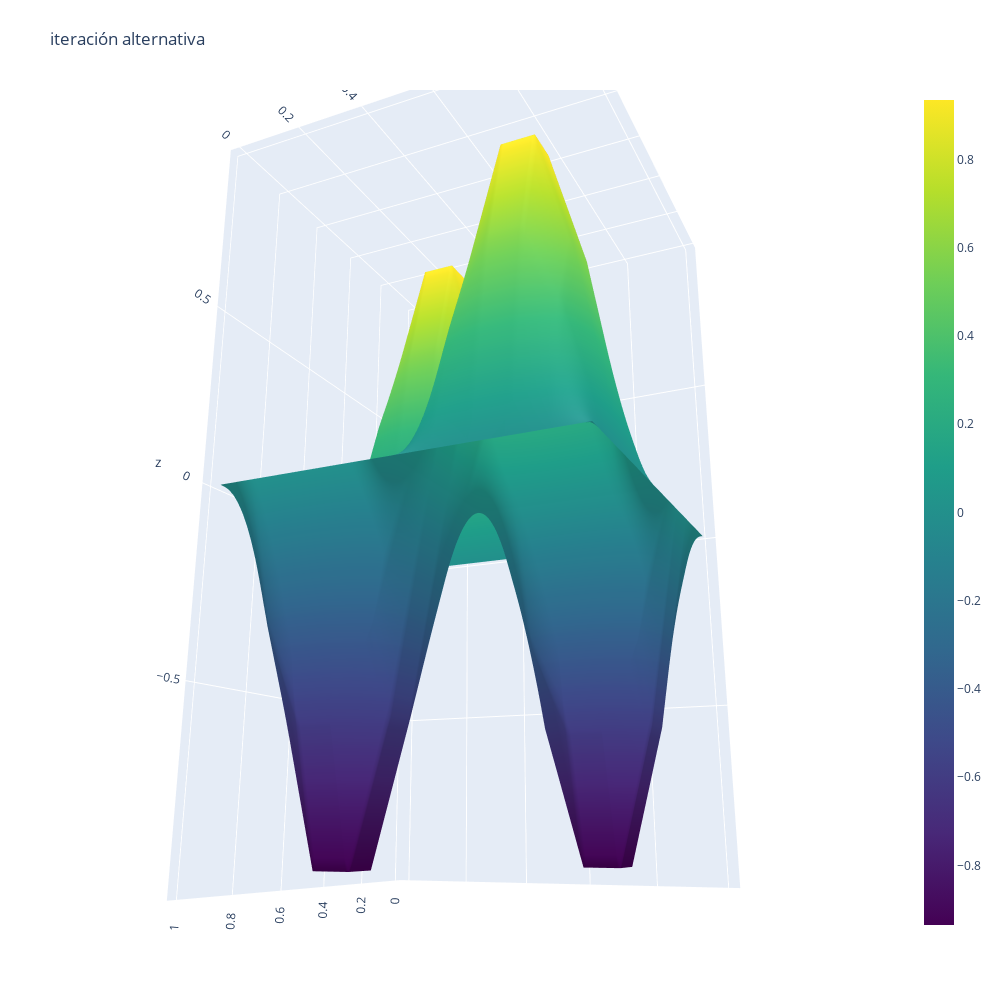

Write notebook code for a chart like this one.
### Code cell
uhsol_test = np.zeros((nx+1)*(ny+1))
uhsol_test[Intnodes] = uhsol7
uhsol_test = uhsol_test.reshape((nx+1,ny+1))

fig = go.Figure(data=[go.Surface(x=Xplot[:,:,0], y=Yplot[:,:,0], z=uhsol_test, colorscale='Viridis')])
fig.update_layout(title='iteración alternativa', autosize=False,
                  scene_camera_eye=dict(x=1.87, y=0.88, z=-0.64),
                  width=1000, height=1000,
                  margin=dict(l=65, r=50, b=65, t=90)
)
